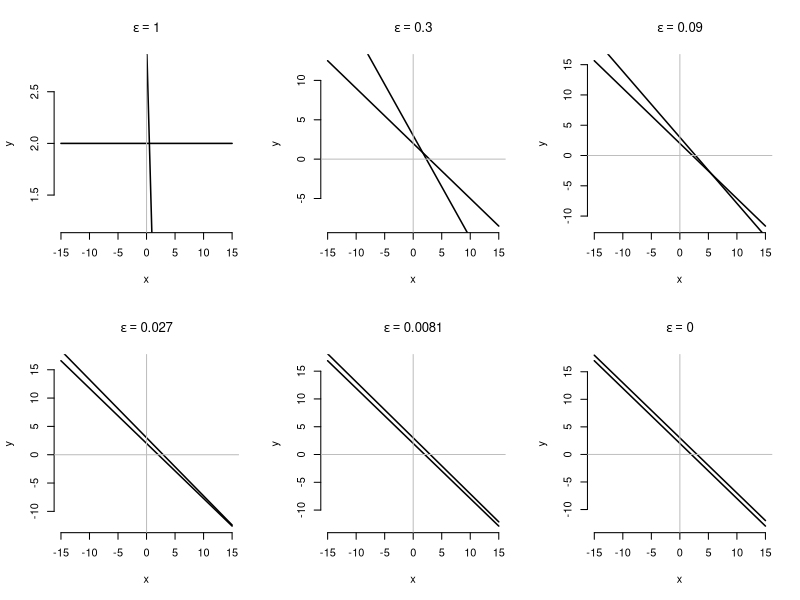

Generate this figure with R:
op <- par( mfrow = c( 2, 3 ) )

for ( epsilon in c( 1, 0.3, 0.09, 0.027, 0.0081, 0 ) )
 { 
  curve( 2 - ( 1 - epsilon ) * x, from = -15, to = +15, bty = 'n', lwd = 1.5, xlab = 'x', ylab = 'y' )
  curve( 3 - ( 1 + epsilon ) * x, from = -15, to = +15, add = TRUE, lwd = 1.5 )
  abline( h = 0, v = 0, col = 'gray' )
  title( main = parse( text = paste( 'epsilon ==', epsilon ) ) )
 }

par( op )
